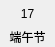
<?xml version="1.0" encoding="UTF-8"?>
<ui version="4.0">
 <class>DateItem</class>
 <widget class="QWidget" name="DateItem">
  <property name="geometry">
   <rect>
    <x>0</x>
    <y>0</y>
    <width>55</width>
    <height>47</height>
   </rect>
  </property>
  <property name="windowTitle">
   <string>Form</string>
  </property>
  <property name="styleSheet">
   <string notr="true"/>
  </property>
  <widget class="QLabel" name="label">
   <property name="geometry">
    <rect>
     <x>0</x>
     <y>0</y>
     <width>55</width>
     <height>27</height>
    </rect>
   </property>
   <property name="text">
    <string>17</string>
   </property>
   <property name="alignment">
    <set>Qt::AlignCenter</set>
   </property>
  </widget>
  <widget class="QLabel" name="label_2">
   <property name="geometry">
    <rect>
     <x>0</x>
     <y>27</y>
     <width>55</width>
     <height>20</height>
    </rect>
   </property>
   <property name="text">
    <string>端午节</string>
   </property>
   <property name="alignment">
    <set>Qt::AlignCenter</set>
   </property>
  </widget>
  <widget class="DateMaskWidget" name="datemaskwidget" native="true">
   <property name="geometry">
    <rect>
     <x>0</x>
     <y>0</y>
     <width>55</width>
     <height>47</height>
    </rect>
   </property>
  </widget>
 </widget>
 <customwidgets>
  <customwidget>
   <class>DateMaskWidget</class>
   <extends>QWidget</extends>
   <header>datemaskwidget.h</header>
  </customwidget>
 </customwidgets>
 <resources/>
 <connections/>
</ui>
